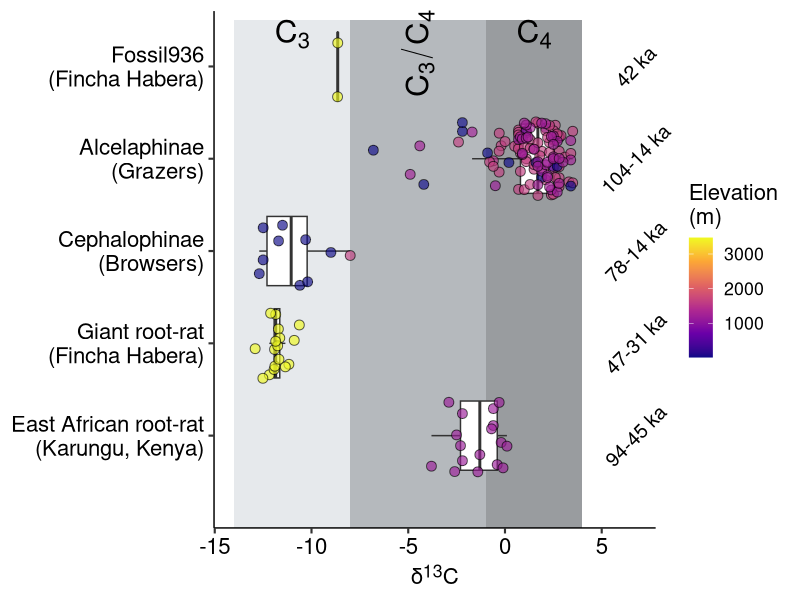
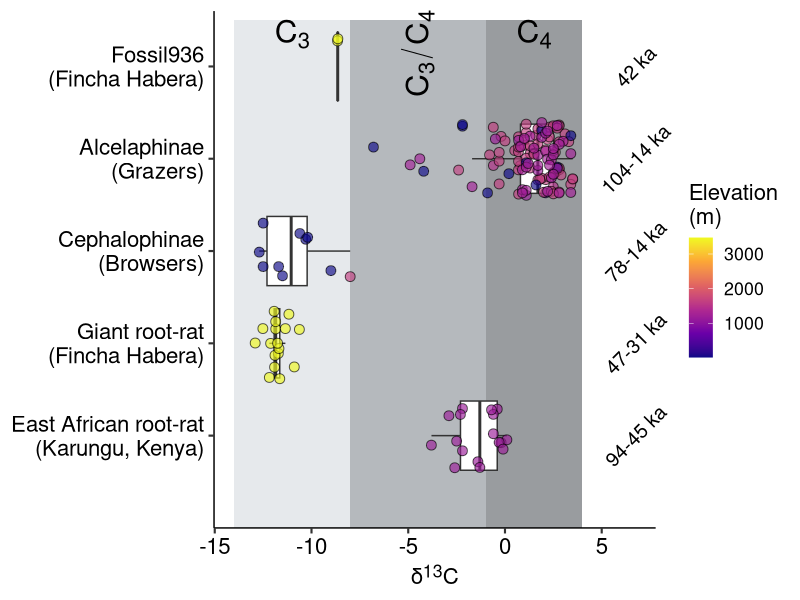
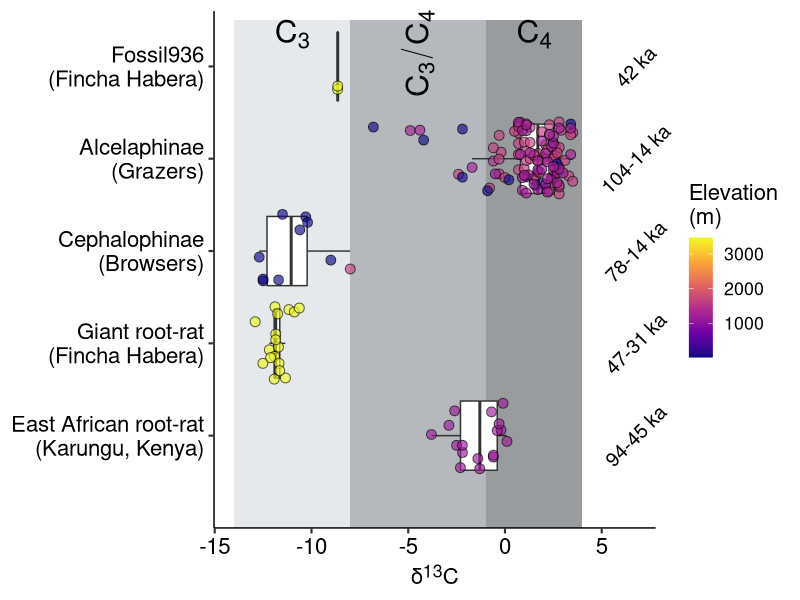

The R script that drew these images, in order:
# Plot stable isotope data

# Set working directory
#setwd("")

# Load packages
library(tidyverse)
library(ggpubr)
library(ggtext)

# Load data
## Read-in the saved filtered data with corrected d13C values:
iso_Alc <- read_csv("iso_Alc.csv", col_names = T)

## Get some info/stats
max(unique(iso_Alc$Age_upper)) # oldest = 104,000 years
min(unique(iso_Alc$Age_lower)) # youngest = 14,000 years
iso_Alc %>% 
  group_by(Taxon_group) %>%
  summarise(n())
# A tibble: 5 x 2
#Taxon_group           `n()`
#<chr>                 <int>
#  1 Alcelaphini             117
#2 Alcelaphini_Bale          2
#3 Cephalophini             10
#4 Tachyoryctini_Bale       17
#5 Tachyoryctini_Karungu    17

# Plot
## Plot with corrected d13C values & diet categories following Robinson (2022), who in turn followed Cerling et al. (2015)
### Corrected means the collagen-derived measurements have been adjusted to be comparable with the carbonate-derived measurements in the reference dataset
### Boxplot with ggplot
ggplot(iso_Alc, aes(delta13C_corrected, Taxon_group)) +
  annotate(geom = "rect", xmin = -1, xmax = 4, ymin = 0, ymax = 5.5, fill = "#343a40", colour = NA, alpha = 0.5) +
  annotate(geom = "rect", xmin = -8, xmax = -1, ymin = 0, ymax = 5.5, fill = "#6c757d", colour = NA, alpha = 0.5) +
  annotate(geom = "rect", xmin = -14, xmax = -8, ymin = 0, ymax = 5.5, fill = "#ced4da", colour = NA, alpha = 0.5) +
  annotate(geom = "text", x = 1.5, y = 5.35, label = "C[4]", parse = TRUE, size = 8) +
  annotate(geom = "text", x = -4.5, y = 5.14, label = "C[3]/C[4]", parse = TRUE, size = 8, angle = 90) +
  annotate(geom = "text", x = -11, y = 5.35, label = "C[3]", parse = TRUE, size = 8) +
  annotate(geom = "text", x = 6.75, y = 5, label = "42 ka", angle = 45, size = 5) +
  annotate(geom = "text", x = 6.75, y = 4, label = "104-14 ka", angle = 45, size = 5) +
  annotate(geom = "text", x = 6.75, y = 3, label = "78-14 ka", angle = 45, size = 5) +
  annotate(geom = "text", x = 6.75, y = 2, label = "47-31 ka", angle = 45, size = 5) +
  annotate(geom = "text", x = 6.75, y = 1, label = "94-45 ka", angle = 45, size = 5) +
  geom_boxplot(outlier.shape = NA) +
  scale_y_discrete(limits = c("Tachyoryctini_Karungu", "Tachyoryctini_Bale", "Cephalophini", "Alcelaphini", "Alcelaphini_Bale"),
                   labels = c("East African root-rat\n(Karungu, Kenya)", "Giant root-rat\n(Fincha Habera)", "Cephalophinae\n(Browsers)", "Alcelaphinae\n(Grazers)", "Fossil936\n(Fincha Habera)"),
                   name = NULL) +
  geom_jitter(aes(fill = Elevation_m_DEM), shape = 21, size = 3, alpha = 0.65) +
  scale_fill_viridis_c(option = "C", direction = 1, name = "Elevation\n(m)") +
  theme_pubr(base_size = 16) +
  #scale_x_continuous(breaks = waiver(), n.breaks = 8) +
  xlab(paste0("\u03b4", "<sup>13</sup>C")) +
  theme(legend.position = "right", legend.direction = "vertical") +
  #  theme(axis.text.y = element_text(face = c("italic", "italic", "plain", "plain", "plain"))) +
  theme(axis.title.x = element_markdown()) +
  scale_x_continuous(n.breaks = 6) +
  coord_cartesian(clip = "off")
#  labs(subtitle = "Late Pleistocene fauna - East Africa.\nAlcelaphini = Grazers, Cephalophini = Browsers")
ggsave("d13C_corrected_EA.png", width = 3028, height = 2356, units = "px", dpi = 300)
ggsave("d13C_corrected_EA.pdf", width = 3028, height = 2356, units = "px")
